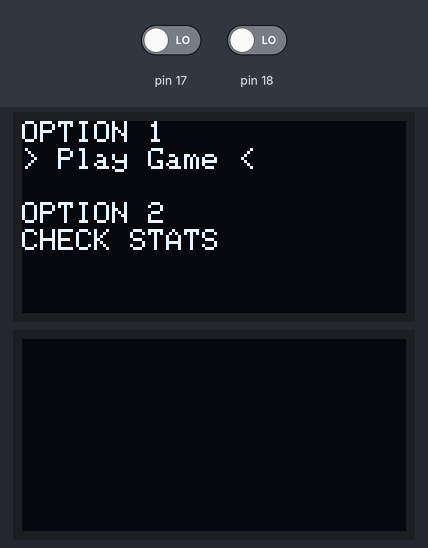
Simulated run of this sketch. Board: Arduino Uno, built for the host (arithmetic inside an expression is 32-bit, double 64-bit). Parts: 2 × 128×64 one-colour display. Inputs (shaded band) come from the test bench; at power-on: pin 17 LOW, pin 18 LOW.

Above: at 1.2 s.
1.3 s: pin 17 driven HIGH
At 1.54 s:
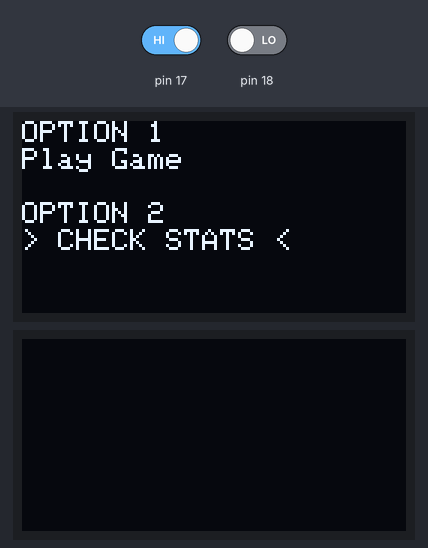
3.4 s: pin 18 driven HIGH
At 4.22 s:
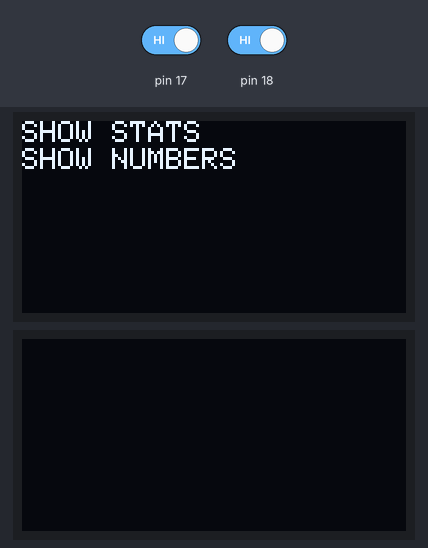
6.0 s: pin 18 driven LOW
At 6.44 s:
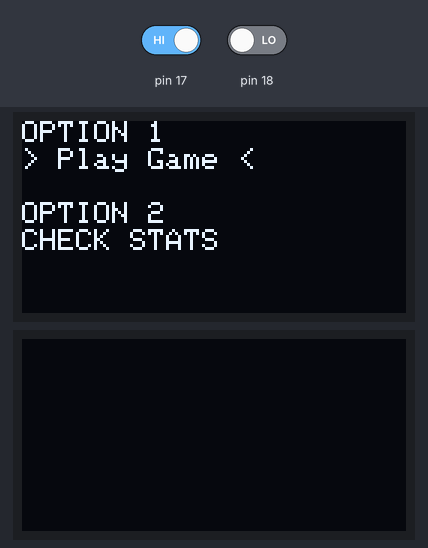
8.1 s: pin 17 driven LOW
9.6 s: pin 17 driven HIGH and pin 18 driven HIGH
At 9.76 s:
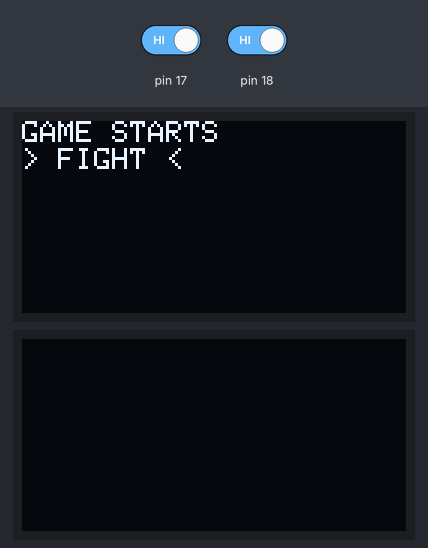
Timing chart, 0 to 12.3 s (numbered marks = the images above; inputs shaded):
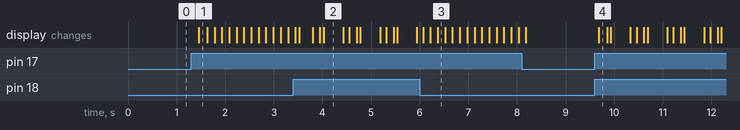

Measured:
- after the input at 1.3 s, the display: changes after 0.15 s (image 1)
- after the input at 3.4 s, the display: first differs from a run without the input after 0.12 s (image 2 shows a later state)
- after the input at 9.6 s, the display: changes after 0.08 s (image 4)
- what the display in image 2 shows lasts 0.4 s, from 4.0 s to 4.4 s

The sketch:

Menu.ino
```cpp
#include <Wire.h>
#include <Adafruit_GFX.h>
#include <Adafruit_SSD1306.h>

#define SCREEN_WIDTH 128
#define SCREEN_HEIGHT 64
#define OLED_RESET -1
#define SINGLE_SCREEN_LENGTH 21
#define SINGLE_SCREEN_HEIGHT 6
#define TOTAL_SCREEN_CHARACTER_SIZE SINGLE_SCREEN_LENGTH * SINGLE_SCREEN_HEIGHT * 2
#define NUM_SCREENS 6

// Create two Wire instances for the two I2C buses
TwoWire I2Cleft = TwoWire(0);  // First I2C bus
TwoWire I2Cright = TwoWire(1); // Second I2C bus

// Initialize both displays
Adafruit_SSD1306 displayLeft(SCREEN_WIDTH, SCREEN_HEIGHT, &I2Cleft, OLED_RESET);
Adafruit_SSD1306 displayRight(SCREEN_WIDTH, SCREEN_HEIGHT, &I2Cright, OLED_RESET);

int GameMode = 0;

void setup() {
  // Initialize I2C buses
  I2Cleft.begin(13, 14);   // SDA = 13, SCK = 14 (left display)
  I2Cright.begin(4, 5);    // SDA = 4, SCK = 5 (right display)

  // Initialize serial monitor
  Serial.begin(9600);

  // Initialize left display
  if(!displayLeft.begin(SSD1306_SWITCHCAPVCC, 0x3C)) {
    Serial.println(F("Left SSD1306 allocation failed"));
    for(;;);
  }

  // Initialize right display
  if(!displayRight.begin(SSD1306_SWITCHCAPVCC, 0x3C)) {
    Serial.println(F("Right SSD1306 allocation failed"));
    for(;;);
  }

  // Clear both displays
  displayLeft.clearDisplay();
  displayRight.clearDisplay();

  pinMode(17, INPUT); pinMode(18, INPUT);

  ////////////////////
  // display formatted text
  ////////////////////
  //writeToDisplaysLineByLine(
    //"homer simpson is a character from the simp",
    //"word one two three four five six seven eightasdasdasdasda",
    //"something",
    //"poop man the first makes me happy",
    //"lalala dog eat shit",
    //"i am a god hurry up croissant"
  //);

  //

}

void loop() {

  if (digitalRead(17)==1)  {
    delay(50);
    if (GameMode == 0) GameMode = 1;
    else GameMode = 0;
  };

  if (GameMode == 0) writeToDisplaysLineByLine("OPTION 1","> Play Game <","","OPTION 2","CHECK STATS", "" );
  else writeToDisplaysLineByLine("OPTION 1","Play Game","","OPTION 2","> CHECK STATS <", "" );
  //GameMode = 0  is Play. GameMode = 1  is Stats.

  if (digitalRead(18)==1) {
    delay(50);
    int Menu2 = 1;
    while (Menu2 == 1) {
    if (GameMode == 0) writeToDisplaysLineByLine("GAME STARTS","> FIGHT <","","","","");
    else writeToDisplaysLineByLine("SHOW STATS","SHOW NUMBERS","","","","");
    if (digitalRead(17)==1) {Menu2 = 0; GameMode = 0;};
    };
  };

  delay(50);
}

// Helper function to write to both displays
// void writeToDisplays(const char* leftText, const char* rightText) {
//   // Clear both displays
//   displayLeft.clearDisplay();
//   displayRight.clearDisplay();

//   // Write to left display
//   displayLeft.setCursor(0,0);
//   displayLeft.println(leftText);
//   displayLeft.display();

//   // Write to right display
//   displayRight.setCursor(0,0);
//   displayRight.println(rightText);
//   displayRight.display();
// }

// calculates what to display on all lcd displays
void writeToDisplays(String input_text) {
  // validation
  if (input_text.length() > TOTAL_SCREEN_CHARACTER_SIZE) {
    Serial.println("Character count of input too high. Maximum characters for both screens: " + String(TOTAL_SCREEN_CHARACTER_SIZE));
    Serial.println("Only using up to total character size.");
    input_text = input_text.substring(0, TOTAL_SCREEN_CHARACTER_SIZE);
    Serial.println("Trimmed input: " + input_text);
  }

  //////////////////
  // business logic
  //////////////////
  int num_chunks = (input_text.length() + SINGLE_SCREEN_LENGTH - 1) / SINGLE_SCREEN_LENGTH;
  String left_screen_chunk = "";
  String right_screen_chunk = "";

  // store chunks in left_screen_chunk and right_screen_chunk
  for (int i = 0; i < num_chunks; i++) {
    int start_pos = i * SINGLE_SCREEN_LENGTH;
    int remaining_chars = input_text.length() - start_pos;
    int chunk_length;

    if (remaining_chars < SINGLE_SCREEN_LENGTH) {
      chunk_length = remaining_chars;
    } else {
      chunk_length = SINGLE_SCREEN_LENGTH;
    }

    String chunk = input_text.substring(start_pos, start_pos + chunk_length);

    if (i % 2 == 0) {
      left_screen_chunk += chunk + "\n";
    } else {
      right_screen_chunk += chunk + "\n";
    }
  }

  /////////////////////
  // write to displays
  /////////////////////
  displayLeft.clearDisplay();
  displayRight.clearDisplay();

  // Write to left display
  displayLeft.setTextSize(1);
  displayLeft.setTextColor(SSD1306_WHITE);
  displayLeft.setCursor(0,0);
  displayLeft.println(left_screen_chunk);
  displayLeft.display();

  // Write to right display
  displayRight.setTextSize(1);
  displayRight.setTextColor(SSD1306_WHITE);
  displayRight.setCursor(0,0);
  displayRight.println(right_screen_chunk);
  displayRight.display();
}

void writeToDisplaysLineByLine(String line1, String line2, String line3,
                             String line4, String line5, String line6) {
  const uint8_t SINGLE_DISPLAY_WIDTH = 21;  // Characters per display
  const uint8_t MAX_LINE_LENGTH = 42;       // Total width across both displays

  // Array to hold all lines for easier processing
  String lines[] = {line1, line2, line3, line4, line5, line6};

  // Validate and process each line
  for (int i = 0; i < 6; i++) {
    // Check if line exceeds maximum length
    if (lines[i].length() > MAX_LINE_LENGTH) {
      Serial.print("Line ");
      Serial.print(i + 1);
      Serial.println(" exceeds maximum length. Truncating to 42 characters.");
      lines[i] = lines[i].substring(0, MAX_LINE_LENGTH);
    }
  }

  // Clear both displays
  displayLeft.clearDisplay();
  displayRight.clearDisplay();

  // Set text properties for both displays
  displayLeft.setTextSize(1);
  displayLeft.setTextColor(SSD1306_WHITE);
  displayRight.setTextSize(1);
  displayRight.setTextColor(SSD1306_WHITE);

  // Reset cursors
  displayLeft.setCursor(0, 0);
  displayRight.setCursor(0, 0);

  // Write each line to displays
  for (int i = 0; i < 6; i++) {
    String currentLine = lines[i];
    uint8_t lineLength = currentLine.length();

    // Calculate vertical position (assuming 8 pixels per line with 1 pixel spacing)
    int yPosition = i * 9;

    // Split line between displays
    String leftPart, rightPart;

    if (lineLength <= SINGLE_DISPLAY_WIDTH) {
      leftPart = currentLine;
      rightPart = "";
    } else {
      leftPart = currentLine.substring(0, SINGLE_DISPLAY_WIDTH);
      rightPart = currentLine.substring(SINGLE_DISPLAY_WIDTH);
    }

    // Write to left display
    displayLeft.setCursor(0, yPosition);
    displayLeft.print(leftPart);

    // Write to right display
    displayRight.setCursor(0, yPosition);
    displayRight.print(rightPart);
  }

  // Update both displays
  displayLeft.display();
  displayRight.display();
}
```
